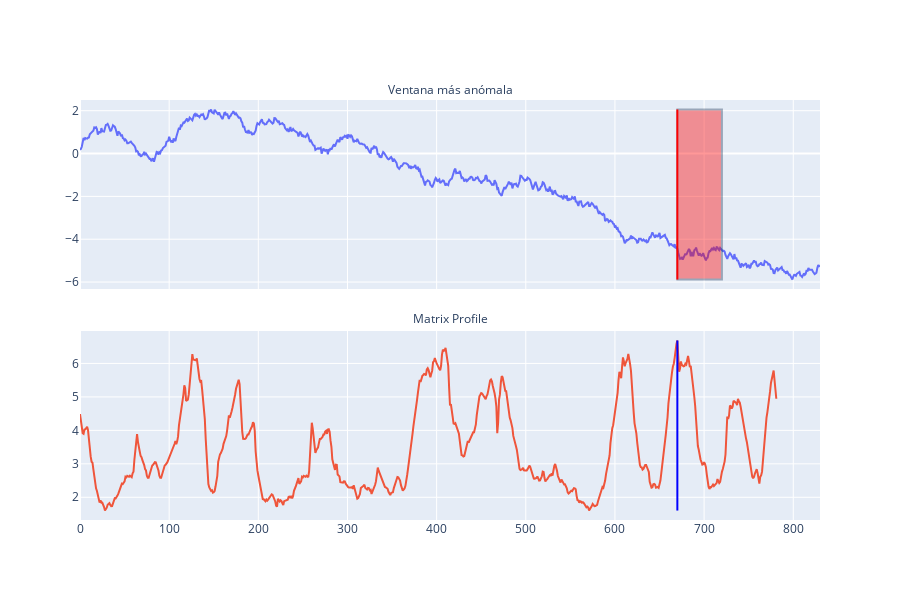

The notebook cell saved with this chart:
### Markdown cell above
La ventana más anómala es la que máxima la distancia respecto al resto de subsecuencias.

### Code cell
def graph_anomalous_window(x, y, matrix_profile_df, m):
    profile_df = matrix_profile_df[['profile']]
    fig = make_subplots(rows=2, cols=1, shared_xaxes=True, vertical_spacing=0.1)
    fig.add_trace(go.Scatter(x=x, y=y, mode='lines'), row=1, col=1)
    discord = matrix_profile_df[matrix_profile_df['profile'] == matrix_profile_df['profile'].max()]
    fig.add_shape(
        type="rect",
        x0=discord.index[0], y0=min(y), x1=discord.index[0] + m, y1=max(y),
        fillcolor="red", opacity=0.4,
        row=1, col=1
    )
    fig.add_shape(
        type="line",
        x0=discord.index[0], y0=min(y), x1=discord.index[0], y1=max(y),
        line=dict(color="red"),
        row=1, col=1
    )
    fig.add_trace(go.Scatter(x=profile_df.index, y=profile_df['profile'], mode='lines'), row=2, col=1)
    largest_discord = matrix_profile_df[matrix_profile_df['profile'] == matrix_profile_df['profile'].max()]
    fig.add_shape(
        type="line",
        x0=largest_discord.index[0], y0=min(profile_df['profile']), x1=largest_discord.index[0],
        y1=max(profile_df['profile']),
        line=dict(color="blue"),
        row=2, col=1
    )
    fig.update_layout(height=600, grid=dict(rows=2, columns=1))
    fig.update_traces(showlegend=False)
    fig.add_annotation(text="Ventana más anómala", xref="paper", yref="paper", x=0.5, y=1.05, showarrow=False)
    fig.add_annotation(text="Matrix Profile", xref="paper", yref="paper", x=0.5, y=0.48, showarrow=False)
    fig.show()

graph_anomalous_window(x, y, matrix_profile_df, m)

### Figure 1 — Plotly figure (JSON) as saved in the notebook; plotly's stock layout.template omitted (floating-point values rounded to 4 significant figures; data arrays with more than 128 entries replaced by an {"elided": "..."} marker saying what was removed)
{"data": [{"mode": "lines", "showlegend": false, "type": "scatter", "x": {"elided": "831 int values"}, "xaxis": "x", "y": {"elided": "831 float values"}, "yaxis": "y"}, {"mode": "lines", "showlegend": false, "type": "scatter", "x": {"elided": "782 int values"}, "xaxis": "x2", "y": {"elided": "782 float values"}, "yaxis": "y2"}], "layout": {"annotations": [{"showarrow": false, "text": "Ventana más anómala", "x": 0.5, "xref": "paper", "y": 1.05, "yref": "paper"}, {"showarrow": false, "text": "Matrix Profile", "x": 0.5, "xref": "paper", "y": 0.48, "yref": "paper"}], "grid": {"columns": 1, "rows": 2}, "height": 600, "shapes": [{"fillcolor": "red", "opacity": 0.4, "type": "rect", "x0": 670, "x1": 720, "xref": "x", "y0": -5.883, "y1": 2.059, "yref": "y"}, {"line": {"color": "red"}, "type": "line", "x0": 670, "x1": 670, "xref": "x", "y0": -5.883, "y1": 2.059, "yref": "y"}, {"line": {"color": "blue"}, "type": "line", "x0": 670, "x1": 670, "xref": "x2", "y0": 1.604, "y1": 6.687, "yref": "y2"}], "xaxis": {"anchor": "y", "domain": [0, 1], "matches": "x2", "showticklabels": false}, "xaxis2": {"anchor": "y2", "domain": [0, 1]}, "yaxis": {"anchor": "x", "domain": [0.55, 1]}, "yaxis2": {"anchor": "x2", "domain": [0, 0.45]}}}
